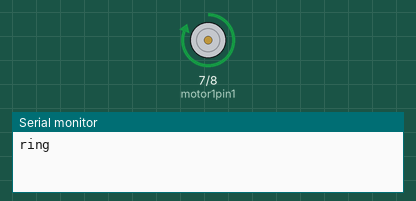
Bench run of a sketch on a simulated Arduino Uno, built with avr-gcc and run on an emulated ATmega328P. Parts: motor-driver pin pairs drawn as motors (green arrow = first pin HIGH = forward, orange = second pin HIGH = backward, longer = more drive), the last lines printed to the serial monitor.

Above: at 1.5 s.
At 4.6 s:
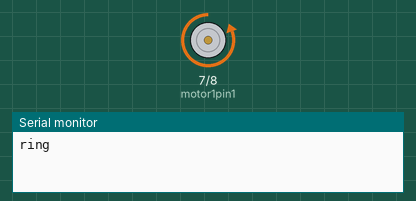
At 14.7 s:
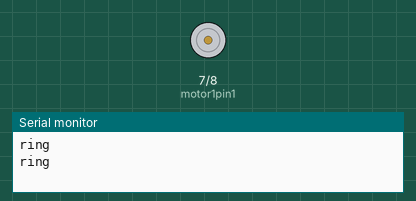
Timing chart, 0 to 22.5 s (numbered marks = the images above):
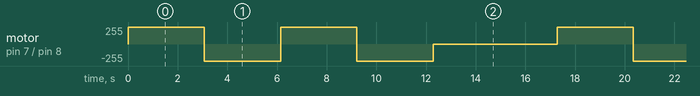

The sketch:

simplering.ino
```cpp
int motor1pin1 = 7;
int motor1pin2 = 8;


void setup() {
  // put your setup code here, to run once:
  pinMode(motor1pin1, OUTPUT);
  pinMode(motor1pin2, OUTPUT);

  Serial.begin(9600);
}

void loop() {
  // put your main code here, to run repeatedly:

  for (int i=0; i<2;i++){
   Serial.print("ring");Serial.println("");
   digitalWrite(motor1pin1, HIGH);
   digitalWrite(motor1pin2, LOW);
   delay(3070);
   digitalWrite(motor1pin1, LOW);
   digitalWrite(motor1pin2, HIGH);

  delay(3070);

  }
   digitalWrite(motor1pin1, LOW);
   digitalWrite(motor1pin2, LOW);
  delay(5000);
}
```

Measured:
- by itself, motor on pin 7 (motor1pin1) / pin 8 (motor1pin2): repeats every 17.3 s: backward 255/255 3.1 s, forward 255/255 3.1 s, backward 255/255 3.1 s, stopped 5.0 s, forward 255/255 3.1 s
